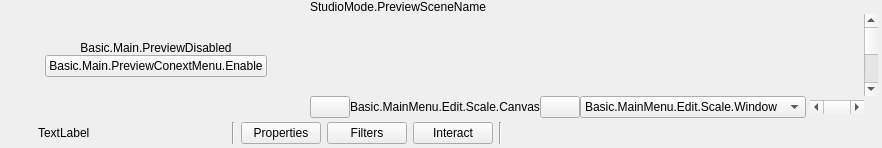
  <widget class="OBSDock" name="previewDock">
   <property name="features">
    <set>QDockWidget::NoDockWidgetFeatures</set>
   </property>
   <property name="allowedAreas">
    <set>Qt::BottomDockWidgetArea</set>
   </property>
   <property name="windowTitle">
    <string>Canvas</string>
   </property>
   <attribute name="dockWidgetArea">
    <number>8</number>
   </attribute>
   <widget class="QWidget" name="dockWidgetContents_10">
    <layout class="QVBoxLayout" name="verticalLayout_10">
     <property name="spacing">
      <number>0</number>
     </property>
     <property name="leftMargin">
      <number>4</number>
     </property>
     <property name="topMargin">
      <number>0</number>
     </property>
     <property name="rightMargin">
      <number>4</number>
     </property>
     <property name="bottomMargin">
      <number>0</number>
     </property>
     <item>
      <widget class="QFrame" name="previewFrame">
       <layout class="QHBoxLayout" name="horizontalLayout_2">
        <property name="spacing">
         <number>2</number>
        </property>
        <property name="leftMargin">
         <number>0</number>
        </property>
        <property name="topMargin">
         <number>0</number>
        </property>
        <property name="rightMargin">
         <number>0</number>
        </property>
        <property name="bottomMargin">
         <number>0</number>
        </property>
        <item>
         <layout class="QHBoxLayout" name="previewLayout">
          <property name="spacing">
           <number>2</number>
          </property>
          <item>
           <widget class="QFrame" name="previewDisabledWidget">
            <property name="sizePolicy">
             <sizepolicy hsizetype="Expanding" vsizetype="Expanding">
              <horstretch>0</horstretch>
              <verstretch>0</verstretch>
             </sizepolicy>
            </property>
            <layout class="QVBoxLayout" name="verticalLayout_7">
             <property name="spacing">
              <number>0</number>
             </property>
             <property name="leftMargin">
              <number>1</number>
             </property>
             <property name="topMargin">
              <number>1</number>
             </property>
             <property name="rightMargin">
              <number>1</number>
             </property>
             <property name="bottomMargin">
              <number>1</number>
             </property>
             <item>
              <spacer name="verticalSpacer_2">
               <property name="orientation">
                <enum>Qt::Vertical</enum>
               </property>
               <property name="sizeHint" stdset="0">
                <size>
                 <width>20</width>
                 <height>40</height>
                </size>
               </property>
              </spacer>
             </item>
             <item>
              <widget class="QLabel" name="label">
               <property name="sizePolicy">
                <sizepolicy hsizetype="Preferred" vsizetype="Preferred">
                 <horstretch>0</horstretch>
                 <verstretch>0</verstretch>
                </sizepolicy>
               </property>
               <property name="text">
                <string>Basic.Main.PreviewDisabled</string>
               </property>
               <property name="alignment">
                <set>Qt::AlignCenter</set>
               </property>
              </widget>
             </item>
             <item>
              <layout class="QHBoxLayout" name="horizontalLayout">
               <item>
                <spacer name="horizontalSpacer_2">
                 <property name="orientation">
                  <enum>Qt::Horizontal</enum>
                 </property>
                 <property name="sizeHint" stdset="0">
                  <size>
                   <width>40</width>
                   <height>20</height>
                  </size>
                 </property>
                </spacer>
               </item>
               <item>
                <widget class="QPushButton" name="enablePreviewButton">
                 <property name="text">
                  <string>Basic.Main.PreviewConextMenu.Enable</string>
                 </property>
                </widget>
               </item>
               <item>
                <spacer name="horizontalSpacer_3">
                 <property name="orientation">
                  <enum>Qt::Horizontal</enum>
                 </property>
                 <property name="sizeHint" stdset="0">
                  <size>
                   <width>40</width>
                   <height>20</height>
                  </size>
                 </property>
                </spacer>
               </item>
              </layout>
             </item>
             <item>
              <spacer name="verticalSpacer_3">
               <property name="orientation">
                <enum>Qt::Vertical</enum>
               </property>
               <property name="sizeHint" stdset="0">
                <size>
                 <width>20</width>
                 <height>40</height>
                </size>
               </property>
              </spacer>
             </item>
            </layout>
           </widget>
          </item>
          <item>
           <widget class="QWidget" name="previewContainer" native="true">
            <layout class="QVBoxLayout" name="previewTextLayout">
             <property name="spacing">
              <number>0</number>
             </property>
             <property name="leftMargin">
              <number>0</number>
             </property>
             <property name="topMargin">
              <number>0</number>
             </property>
             <property name="rightMargin">
              <number>0</number>
             </property>
             <property name="bottomMargin">
              <number>0</number>
             </property>
             <item>
              <widget class="QLabel" name="previewLabel">
               <property name="sizePolicy">
                <sizepolicy hsizetype="Ignored" vsizetype="Preferred">
                 <horstretch>0</horstretch>
                 <verstretch>0</verstretch>
                </sizepolicy>
               </property>
               <property name="text">
                <string>StudioMode.PreviewSceneName</string>
               </property>
               <property name="alignment">
                <set>Qt::AlignLeading|Qt::AlignLeft|Qt::AlignVCenter</set>
               </property>
               <property name="class" stdset="0">
                <string>label-preview-title</string>
               </property>
              </widget>
             </item>
             <item>
              <layout class="QGridLayout" name="gridLayout">
               <property name="spacing">
                <number>0</number>
               </property>
               <item row="1" column="0" colspan="2">
                <widget class="OBSBasicPreview" name="preview" native="true">
                 <property name="sizePolicy">
                  <sizepolicy hsizetype="Expanding" vsizetype="Expanding">
                   <horstretch>0</horstretch>
                   <verstretch>0</verstretch>
                  </sizepolicy>
                 </property>
                 <property name="minimumSize">
                  <size>
                   <width>32</width>
                   <height>32</height>
                  </size>
                 </property>
                 <property name="focusPolicy">
                  <enum>Qt::ClickFocus</enum>
                 </property>
                 <property name="contextMenuPolicy">
                  <enum>Qt::CustomContextMenu</enum>
                 </property>
                 <addaction name="actionRemoveSource"/>
                </widget>
               </item>
               <item row="2" column="1">
                <widget class="QWidget" name="previewXContainer" native="true">
                 <layout class="QHBoxLayout" name="horizontalLayout_7">
                  <property name="spacing">
                   <number>0</number>
                  </property>
                  <property name="leftMargin">
                   <number>0</number>
                  </property>
                  <property name="topMargin">
                   <number>0</number>
                  </property>
                  <property name="rightMargin">
                   <number>0</number>
                  </property>
                  <property name="bottomMargin">
                   <number>0</number>
                  </property>
                  <item>
                   <widget class="QPushButton" name="previewZoomInButton">
                    <property name="toolTip">
                     <string>Basic.MainMenu.Edit.Scale.ZoomIn</string>
                    </property>
                    <property name="accessibleName">
                     <string>Basic.MainMenu.Edit.Scale.ZoomIn</string>
                    </property>
                    <property name="text">
                     <string/>
                    </property>
                    <property name="icon">
                     <iconset resource="obs.qrc">
                      <normaloff>:/res/images/plus.svg</normaloff>:/res/images/plus.svg</iconset>
                    </property>
                    <property name="iconSize">
                     <size>
                      <width>8</width>
                      <height>8</height>
                     </size>
                    </property>
                    <property name="toolButton" stdset="0">
                     <bool>true</bool>
                    </property>
                    <property name="class" stdset="0">
                     <string>icon-plus</string>
                    </property>
                   </widget>
                  </item>
                  <item>
                   <widget class="OBSPreviewScalingLabel" name="previewScalePercent">
                    <property name="text">
                     <string>Basic.MainMenu.Edit.Scale.Canvas</string>
                    </property>
                    <property name="alignment">
                     <set>Qt::AlignCenter</set>
                    </property>
                   </widget>
                  </item>
                  <item>
                   <widget class="QPushButton" name="previewZoomOutButton">
                    <property name="toolTip">
                     <string>Basic.MainMenu.Edit.Scale.ZoomOut</string>
                    </property>
                    <property name="accessibleName">
                     <string>Basic.MainMenu.Edit.Scale.ZoomOut</string>
                    </property>
                    <property name="text">
                     <string/>
                    </property>
                    <property name="icon">
                     <iconset resource="obs.qrc">
                      <normaloff>:/res/images/minus.svg</normaloff>:/res/images/minus.svg</iconset>
                    </property>
                    <property name="iconSize">
                     <size>
                      <width>8</width>
                      <height>8</height>
                     </size>
                    </property>
                    <property name="toolButton" stdset="0">
                     <bool>true</bool>
                    </property>
                    <property name="class" stdset="0">
                     <string>icon-minus</string>
                    </property>
                   </widget>
                  </item>
                  <item>
                   <widget class="OBSPreviewScalingComboBox" name="previewScalingMode">
                    <item>
                     <property name="text">
                      <string>Basic.MainMenu.Edit.Scale.Window</string>
                     </property>
                    </item>
                    <item>
                     <property name="text">
                      <string>Basic.MainMenu.Edit.Scale.Canvas</string>
                     </property>
                    </item>
                   </widget>
                  </item>
                  <item>
                   <spacer name="horizontalSpacer_5">
                    <property name="orientation">
                     <enum>Qt::Horizontal</enum>
                    </property>
                    <property name="sizeType">
                     <enum>QSizePolicy::Fixed</enum>
                    </property>
                    <property name="sizeHint" stdset="0">
                     <size>
                      <width>4</width>
                      <height>0</height>
                     </size>
                    </property>
                   </spacer>
                  </item>
                  <item>
                   <widget class="QScrollBar" name="previewXScrollBar">
                    <property name="sizePolicy">
                     <sizepolicy hsizetype="MinimumExpanding" vsizetype="Fixed">
                      <horstretch>0</horstretch>
                      <verstretch>0</verstretch>
                     </sizepolicy>
                    </property>
                    <property name="minimum">
                     <number>-200</number>
                    </property>
                    <property name="maximum">
                     <number>200</number>
                    </property>
                    <property name="singleStep">
                     <number>10</number>
                    </property>
                    <property name="pageStep">
                     <number>100</number>
                    </property>
                    <property name="orientation">
                     <enum>Qt::Horizontal</enum>
                    </property>
                   </widget>
                  </item>
                 </layout>
                </widget>
               </item>
               <item row="1" column="2">
                <widget class="QScrollBar" name="previewYScrollBar">
                 <property name="orientation">
                  <enum>Qt::Vertical</enum>
                 </property>
                </widget>
               </item>
              </layout>
             </item>
            </layout>
           </widget>
          </item>
         </layout>
        </item>
       </layout>
      </widget>
     </item>
     <item>
      <widget class="QFrame" name="contextContainer">
       <property name="sizePolicy">
        <sizepolicy hsizetype="Preferred" vsizetype="Preferred">
         <horstretch>0</horstretch>
         <verstretch>0</verstretch>
        </sizepolicy>
       </property>
       <property name="minimumSize">
        <size>
         <width>0</width>
         <height>0</height>
        </size>
       </property>
       <layout class="QHBoxLayout" name="horizontalLayout9">
        <property name="spacing">
         <number>6</number>
        </property>
        <property name="sizeConstraint">
         <enum>QLayout::SetDefaultConstraint</enum>
        </property>
        <property name="leftMargin">
         <number>6</number>
        </property>
        <property name="topMargin">
         <number>4</number>
        </property>
        <property name="rightMargin">
         <number>6</number>
        </property>
        <property name="bottomMargin">
         <number>4</number>
        </property>
        <item>
         <widget class="QFrame" name="contextSubContainer">
          <property name="sizePolicy">
           <sizepolicy hsizetype="Preferred" vsizetype="Preferred">
            <horstretch>0</horstretch>
            <verstretch>0</verstretch>
           </sizepolicy>
          </property>
          <property name="minimumSize">
           <size>
            <width>0</width>
            <height>0</height>
           </size>
          </property>
          <layout class="QHBoxLayout" name="horizontalLayout_5">
           <property name="spacing">
            <number>6</number>
           </property>
           <property name="leftMargin">
            <number>0</number>
           </property>
           <property name="topMargin">
            <number>0</number>
           </property>
           <property name="rightMargin">
            <number>0</number>
           </property>
           <property name="bottomMargin">
            <number>0</number>
           </property>
           <item>
            <widget class="QLabel" name="contextSourceIcon">
             <property name="sizePolicy">
              <sizepolicy hsizetype="Fixed" vsizetype="Fixed">
               <horstretch>0</horstretch>
               <verstretch>0</verstretch>
              </sizepolicy>
             </property>
             <property name="minimumSize">
              <size>
               <width>22</width>
               <height>22</height>
              </size>
             </property>
             <property name="maximumSize">
              <size>
               <width>22</width>
               <height>22</height>
              </size>
             </property>
             <property name="text">
              <string/>
             </property>
            </widget>
           </item>
           <item>
            <widget class="QLabel" name="contextSourceLabel">
             <property name="sizePolicy">
              <sizepolicy hsizetype="Preferred" vsizetype="Fixed">
               <horstretch>0</horstretch>
               <verstretch>0</verstretch>
              </sizepolicy>
             </property>
             <property name="minimumSize">
              <size>
               <width>160</width>
               <height>22</height>
              </size>
             </property>
             <property name="maximumSize">
              <size>
               <width>160</width>
               <height>22</height>
              </size>
             </property>
             <property name="text">
              <string>TextLabel</string>
             </property>
            </widget>
           </item>
           <item>
            <widget class="QLabel" name="contextSourceIconSpacer">
             <property name="sizePolicy">
              <sizepolicy hsizetype="Fixed" vsizetype="Fixed">
               <horstretch>0</horstretch>
               <verstretch>0</verstretch>
              </sizepolicy>
             </property>
             <property name="minimumSize">
              <size>
               <width>22</width>
               <height>22</height>
              </size>
             </property>
             <property name="maximumSize">
              <size>
               <width>22</width>
               <height>22</height>
              </size>
             </property>
             <property name="text">
              <string/>
             </property>
            </widget>
           </item>
           <item>
            <widget class="Line" name="line_3">
             <property name="orientation">
              <enum>Qt::Vertical</enum>
             </property>
            </widget>
           </item>
           <item>
            <widget class="QPushButton" name="sourcePropertiesButton">
             <property name="sizePolicy">
              <sizepolicy hsizetype="Minimum" vsizetype="Fixed">
               <horstretch>0</horstretch>
               <verstretch>0</verstretch>
              </sizepolicy>
             </property>
             <property name="minimumSize">
              <size>
               <width>0</width>
               <height>22</height>
              </size>
             </property>
             <property name="toolTip">
              <string>SourceProperties</string>
             </property>
             <property name="text">
              <string>Properties</string>
             </property>
             <property name="icon">
              <iconset resource="obs.qrc">
               <normaloff>:/settings/images/settings/general.svg</normaloff>:/settings/images/settings/general.svg</iconset>
             </property>
             <property name="flat">
              <bool>false</bool>
             </property>
            </widget>
           </item>
           <item>
            <widget class="QPushButton" name="sourceFiltersButton">
             <property name="minimumSize">
              <size>
               <width>0</width>
               <height>22</height>
              </size>
             </property>
             <property name="toolTip">
              <string>SourceFilters</string>
             </property>
             <property name="text">
              <string>Filters</string>
             </property>
             <property name="icon">
              <iconset resource="obs.qrc">
               <normaloff>:/res/images/filter.svg</normaloff>:/res/images/filter.svg</iconset>
             </property>
             <property name="flat">
              <bool>false</bool>
             </property>
            </widget>
           </item>
           <item>
            <widget class="QPushButton" name="sourceInteractButton">
             <property name="minimumSize">
              <size>
               <width>0</width>
               <height>22</height>
              </size>
             </property>
             <property name="toolTip">
              <string>Interact</string>
             </property>
             <property name="text">
              <string>Interact</string>
             </property>
             <property name="icon">
              <iconset resource="obs.qrc">
               <normaloff>:/res/images/interact.svg</normaloff>:/res/images/interact.svg</iconset>
             </property>
             <property name="flat">
              <bool>false</bool>
             </property>
             <property name="class" stdset="0">
              <string notr="true">icon-touch</string>
             </property>
            </widget>
           </item>
           <item>
            <widget class="Line" name="line">
             <property name="orientation">
              <enum>Qt::Vertical</enum>
             </property>
            </widget>
           </item>
          </layout>
         </widget>
        </item>
        <item>
         <widget class="QFrame" name="emptySpace">
          <property name="sizePolicy">
           <sizepolicy hsizetype="Expanding" vsizetype="Minimum">
            <horstretch>0</horstretch>
            <verstretch>0</verstretch>
           </sizepolicy>
          </property>
          <property name="minimumSize">
           <size>
            <width>0</width>
            <height>22</height>
           </size>
          </property>
          <layout class="QHBoxLayout" name="horizontalLayout_6">
           <property name="spacing">
            <number>0</number>
           </property>
           <property name="leftMargin">
            <number>0</number>
           </property>
           <property name="topMargin">
            <number>0</number>
           </property>
           <property name="rightMargin">
            <number>0</number>
           </property>
           <property name="bottomMargin">
            <number>0</number>
           </property>
          </layout>
         </widget>
        </item>
       </layout>
      </widget>
     </item>
    </layout>
   </widget>
  </widget>
